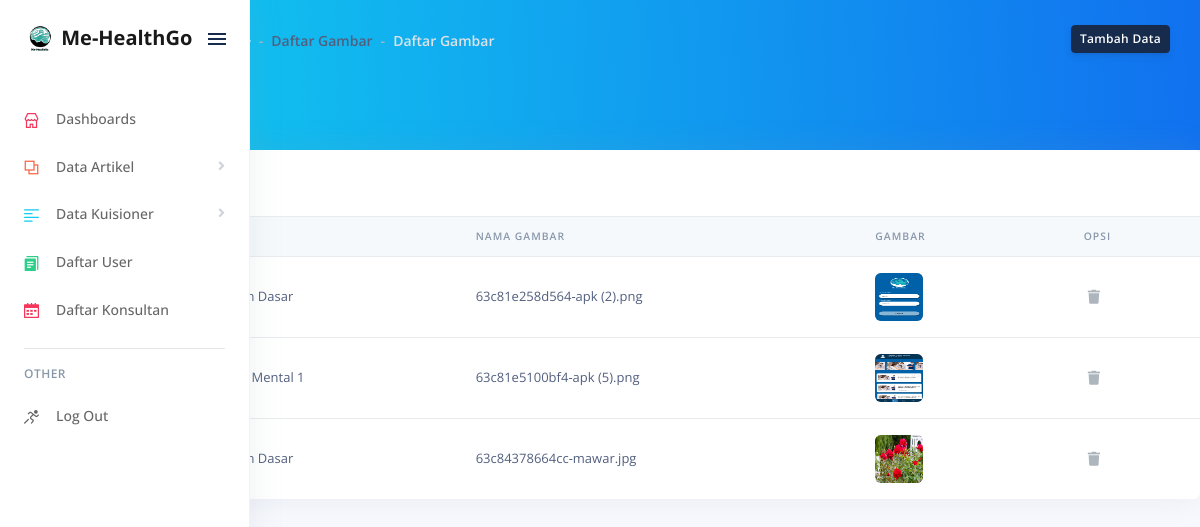
The page /pages/examples/gambar-artikel.php (signed in) on the database its author committed.
### tables this page shows
CREATE TABLE `gambar_artikel` (
  `id_gambar` int(4) NOT NULL,
  `id_artikel` int(4) NOT NULL,
  `nama_gambar` varchar(255) NOT NULL
);

CREATE TABLE `artikel` (
  `id_artikel` int(4) NOT NULL,
  `id_kategori` int(4) NOT NULL,
  `judul` varchar(60) NOT NULL,
  `deskripsi` text NOT NULL,
  `created_at` varchar(50) NOT NULL
);

### pages/examples/gambar-artikel.php (the view, shortened to what this page needs)
<!DOCTYPE html>
<html>
<head>
  <link rel="stylesheet" href="../../assets/vendor/nucleo/css/nucleo.css" type="text/css">
  <link rel="stylesheet" href="../../assets/vendor/%40fortawesome/fontawesome-free/css/all.min.css" type="text/css">
  <link rel="stylesheet" href="../../assets/css/argon.min23cd.css?v=1.2.1" type="text/css">
</head>
<body>
  <?php
    include 'navbar.php'
  ?>
  <div class="main-content" id="panel">
    <div class="header bg-gradient-info pb-6">
      <div class="container-fluid">
        <div class="header-body">
          <div class="row align-items-center py-4">
            <div class="col-lg-6 col-7">
              <h6 class="h2 text-white d-inline-block mb-0">Data Artikel</h6>
              <nav aria-label="breadcrumb" class="d-none d-md-inline-block ml-md-4">
                <ol class="breadcrumb breadcrumb-links breadcrumb-dark">
                  <li class="breadcrumb-item"><a href="../examples/dashboard"><i class="fas fa-home"></i></a></li>
                  <li class="breadcrumb-item">Daftar Gambar</li>
                  <li class="breadcrumb-item active" aria-current="page">Daftar Gambar</li>
                </ol>
              </nav>
            </div>
            <div class="col-lg-6 col-5 text-right">
              <a href="tambah-data-gambar-artikel" class="btn btn-sm btn-default">Tambah Data</a>
            </div>
          </div>
        </div>
      </div>
    </div>
      <div class="card">
        <div class="card-header border-0">
          <div class="row">
            <div class="col-6">
              <h3 class="mb-0">Daftar Gambar</h3>
            </div>
          </div>
        </div>
        <div class="table-responsive">
          <table class="table align-items-center table-flush">
            <thead class="thead-light">
              <tr>
                <th>No</th>
                <th>Judul</th>
                <th>Nama Gambar</th>
                <th>Gambar</th>
                <th>Opsi</th>
              </tr>
            </thead>
            <tbody>
            <?php
        require "../examples/koneksi.php";
        $Number = 1;
        $GetTable = mysqli_query($koneksi, "SELECT gambar_artikel.*, artikel.judul FROM gambar_artikel INNER JOIN artikel ON gambar_artikel.id_artikel = artikel.id_artikel");
        while ($GetData = mysqli_fetch_array($GetTable)) {
            echo "
                <tr>
                    <td>" . $Number++ . "</td>
                    <td>$GetData[judul]</td>
                    <td>$GetData[nama_gambar]</td>
                    <td><img src='../../assets/img/img-artikel/$GetData[nama_gambar]' class='avatar rounded-square mr-3'></td>
                    <td>
                    <a href='hapus-data-gambar-artikel?id_gambar=$GetData[id_gambar]'class='table-action table-action-delete' data-toggle='tooltip' data-original-title='Delete Data'>
                    <i class='fas fa-trash'></i>
                    </a>
                    </td>
                </tr>
            ";
        }
    ?>
            </tbody>
          </table>
        </div>
      </div>
    </div>
</body>
</html>

### pages/examples/navbar.php (shortened to what this page needs)
<nav class="sidenav navbar navbar-vertical  fixed-left  navbar-expand-xs navbar-light bg-white" id="sidenav-main">
    <div class="scrollbar-inner">
      <div class="sidenav-header  d-flex  align-items-center">
        <a class="navbar-brand" href="javascript:void(0)">
          <img src="../../assets/img/brand/Me-HealthGo-dark.png" class="navbar-brand-img" alt="..."><b> Me-HealthGo</b>
        </a>
        <div class=" ml-auto ">
          <div class="sidenav-toggler d-none d-xl-block" data-action="sidenav-unpin" data-target="#sidenav-main">
            <div class="sidenav-toggler-inner">
              <i class="sidenav-toggler-line"></i>
              <i class="sidenav-toggler-line"></i>
              <i class="sidenav-toggler-line"></i>
            </div>
          </div>
        </div>
      </div>
      <div class="navbar-inner">
        <div class="collapse navbar-collapse" id="sidenav-collapse-main">
          <ul class="navbar-nav">
            <li class="nav-item">
              <a href="dashboard" class="nav-link">
                <i class="ni ni-shop text-red"></i>
                <span class="nav-link-text">Dashboards</span>
              </a>
            </li>
            <li class="nav-item">
              <a class="nav-link" href="#navbar-artikel" data-toggle="collapse" role="button" aria-expanded="false" aria-controls="navbar-tables">
                <i class="ni ni-ungroup text-orange"></i>
                <span class="nav-link-text">Data Artikel </span>
              </a>
            </li>
            <li class="nav-item">
              <a class="nav-link" href="#navbar-kuis" data-toggle="collapse" role="button" aria-expanded="false" aria-controls="navbar-tables">
                <i class="ni ni-align-left-2 text-info"></i>
                <span class="nav-link-text">Data Kuisioner </span>
              </a>
            </li>
            <li class="nav-item">
              <a class="nav-link" href="daftar-user">
                <i class="ni ni-single-copy-04 text-green"></i>
                <span class="nav-link-text">Daftar User</span>
              </a>
            </li>
            <li class="nav-item">
              <a class="nav-link" href="konsultan">
                <i class="ni ni-calendar-grid-58 text-red"></i>
                <span class="nav-link-text">Daftar Konsultan</span>
              </a>
            </li>
          </ul>
          <hr class="my-3">
          <h6 class="navbar-heading p-0 text-muted">
            <span class="docs-normal">Other</span>
          </h6>
          <ul class="navbar-nav mb-md-3">
            <li class="nav-item">
              <a class="nav-link" href="logout.php">
                <i class="ni ni-user-run"></i>
                <span class="nav-link-text">Log Out</span>
              </a>
            </li>
          </ul>
        </div>
      </div>
    </div>
  </nav>

### rows shown on the page
gambar_artikel: id_artikel.judul "Latihan Dasar", nama_gambar "63c81e258d564-apk (2).png", nama_gambar (picture)
gambar_artikel: id_artikel.judul "Artikel Mental 1", nama_gambar "63c81e5100bf4-apk (5).png", nama_gambar (picture)
gambar_artikel: id_artikel.judul "Latihan Dasar", nama_gambar "63c84378664cc-mawar.jpg", nama_gambar (picture)
